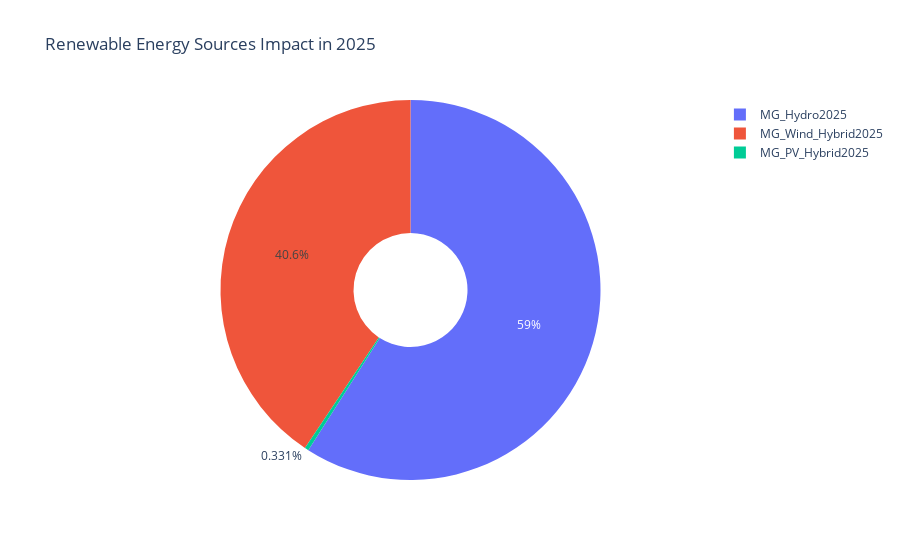

Write notebook code for a chart like this one.
### Code cell
# Q5: Impact of renewable energy sources on 2025 and 2030 energy supply
renewable_impact_2025 = df[['MG_PV_Hybrid2025', 'MG_Wind_Hybrid2025', 'MG_Hydro2025']].sum().reset_index()
renewable_impact_2025.columns = ['Energy Source', 'Total Energy (kWh)']

# Plot: Renewable energy impact in 2025
fig = px.pie(renewable_impact_2025, values='Total Energy (kWh)', names='Energy Source', title='Renewable Energy Sources Impact in 2025', hole=0.3)
fig.show()

### Figure 1 — Plotly figure (JSON) as saved in the notebook; plotly's stock layout.template omitted (floating-point values rounded to 4 significant figures)
{"data": [{"domain": {"x": [0, 1], "y": [0, 1]}, "hole": 0.3, "hovertemplate": "Energy Source=%{label}<br>Total Energy (kWh)=%{value}<extra></extra>", "labels": ["MG_PV_Hybrid2025", "MG_Wind_Hybrid2025", "MG_Hydro2025"], "legendgroup": "", "name": "", "showlegend": true, "type": "pie", "values": [155200.0, 19040000.0, 27680000.0]}], "layout": {"legend": {"tracegroupgap": 0}, "title": {"text": "Renewable Energy Sources Impact in 2025"}}}
